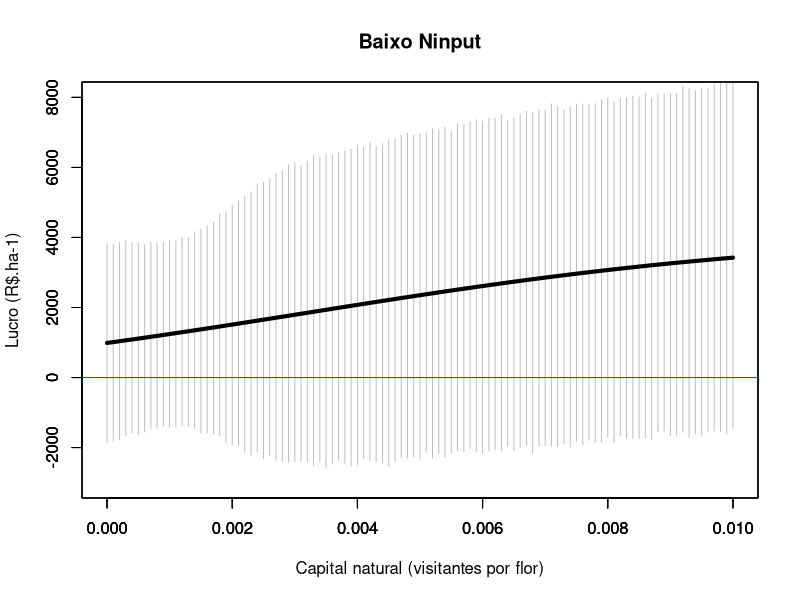
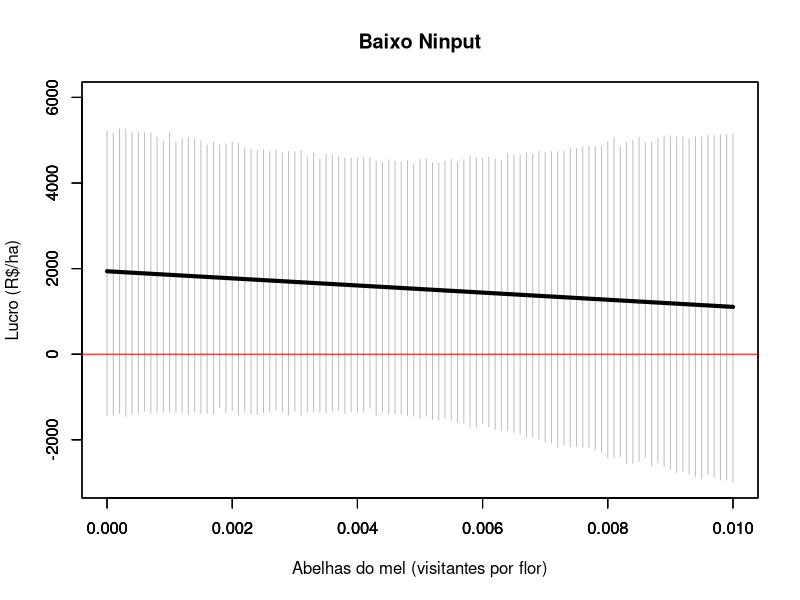
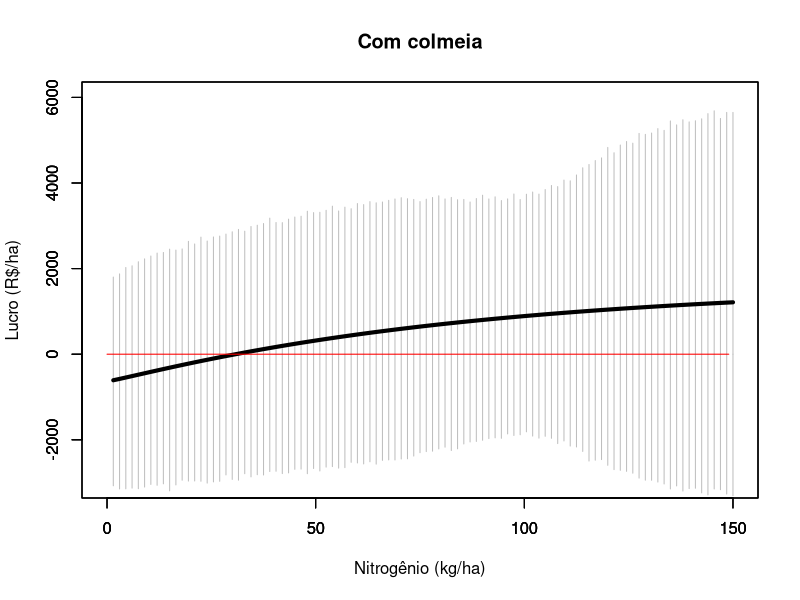

Reproduce these figures in R, in order.
#Contém o modelo conceitual de avaliação econômica da polinização agrícola automatizado. 
#O arquivo deve ser usado no programa R.

#A aplicação do modelo consiste em 4 etapas:
#1ª: inserir os coeficientes dos modelos estatístico da produtividade e da qualidade do produto;
#2º: inserir os dados de custo de produção e dos preços;
#3º: montar as equações de produtividade, qualidade, custo de produção, receita e lucro;
#4º: Simulação dos cenários das projeções do lucro em relação às práticas de manejo (gráficos).

#Para replicar o modelo sem alterar as variáveis de manejo, 
#basta adaptar os valores dos coeficientes (1ª etapa) e dos dados de custo de produção e de preços (2ª etapa)
#Para acrescentar novas variáveis de manejo agrícola (convencional e de polinizadores), 
#terá que adaptar todas as etapas, acrescentando as novas variáveis onde for necessário. 


#Primeira etapa: Inserir os coeficientes das seguintes equações:
#1. Modelo de produtividade;
#2. Modelo de baixa qualidade;
#3. Modelo de alta qualidade. 

#########################
#MODELO DA PRODUTIVIDADE#
#########################

# Este modelo indica o quanto a média da produtividade por flor (g/flor) é afetada por:
# 1. prática de fertilizante (kg de nitrogênio por hectare);
# 2. prática de manejo de abelhas (densidade de abelha do mel - visitantes por flor);
# 3. prática do capital natural (densidade de polinizadores nativos - visitantes por flor);
# 4. e as interações entre essas três práticas. 

#intercepto: produtividade média (g/flow) obtida sem as práticas de manejo consideradas neste estudo. 
#desvio padrão: obtido pela multiplicação entre o erro padrão e a raiz quadrada do grau de liberdade dos resíduos. 
baseY= -7.4024
baseYsd= 2.1232*sqrt(26) 
#fertilizante: efeito do nitrogênio (kg/ha) na produtividade (g/flor). 
#   Nessa variável foi usada a transformação logarítmica. 
#   Em seguida, inserir o erro padrão e o grau de liberdade do resíduo para calcular o desvio padrão. 
eN=1.6145 
eNsd= 0.4663*sqrt(26)
#manejo de abelhas: o efeito da densidade de abelhas do mel (visitantes por flor) na produtividade (g/flor). 
#   Em seguida, inserir o erro padrão e o grau de liberdade do resíduo para calcular o desvio padrão.
eMB=-37.1699
eMBsd=29.1504*sqrt(26)
#capital natural: o efeito da densidade de polinizadores nativos (visitantes por flor) na produtividade (g/flor). 
#   Em seguida, inserir o erro padrão e o grau de liberdade do resíduo para calcular o desvio padrão.
eNC = 2420.3289
eNCsd=1357.9591*sqrt(26) 
#(fertilizante)*(manejo de abelhas): efeito da interação entre nitrogênio (fertilizante) e o manejo de abelha (densidade)
#   na produtividade (g/flor).
#   Em seguida, inserir o erro padrão e o grau de liberdade do resíduo para calcular o desvio padrão. 
iN_MB=0 
iN_MBsd=0
#(fertilizante)*(capital natural): efeito da interação entre nitrogênio (fertilizante) e o capital natural (densidade)
#   na produtividade (g/flor).
#   Em seguida, inserir o erro padrão e o grau de liberdade do resíduo para calcular o desvio padrão. 
iN_NC=-530.7988
iN_NCsd=300.6824*sqrt(26)
#(manejo de abelha)*(capital natural): efeito da interação entre manejo de abelha (densidade) e o capital natural (densidade)
#   na produtividade (g/flor).
#   Em seguida, inserir o erro padrão e o grau de liberdade do resíduo para calcular o desvio padrão. 
iNC_MB=0
iNC_MBsd=0



###########################
#MODELO DA BAIXA QUALIDADE#
###########################

# Este modelo indica o quanto a probabilidade de um feijão ser considerado de baixa qualidade é afetada por:
# 1. prática de fertilizante (kg de nitrogênio por hectare);
# 2. prática de manejo de abelhas (densidade de abelha do mel - visitantes por flor);
# 3. prática do capital natural (riqueza de polinizadores nativos - nº de espécies por flor);
# 4. e as interações entre essas três práticas.

#O primeiro valor se refere ao coeficiente de cada variável explicativa do modelo. 
#O segundo valor se refere ao desvio padrão calculado com base no erro padrão e no grau de liberdade do resíduo. 

#intercepto: probabilidade média obtida sem o efeito das práticas de manejo conisderadas no estudo. 
baseQl=6.403e-01
baseQlsd=3.520*sqrt(26)
#fertilizante: efeito do nitroênio (kg/ha) na probabilidade de ocorrência da baixa qualidade.
eqlN=-5.795e-02 
eqlNsd=2.919e-02*sqrt(26)
#manejo de abelha: efeito da densidade de abelhas (visitantes por flor) na probabilidade de ocorrência da baixa qualidade.  
eqlMB=5.717e+03
eqlMBsd=1.654e+03*sqrt(26)
#capital natural: efeito da riqueza de polinizadores nativos (nª de espécies por flor) na probabilidade de ocorrência da baixa qualidade. 
eqlNC=-6.599e+03 
eqlNCsd=2.299e+03*sqrt(26)
#(fertilizante)*(manejo de abelhas): efeito da interação entre nitrogênio (kg/ha) e o manejo de abelha (densidade) na probabilidade de baixa qualidade.
iqlN_MB=5.362e+01 
iqlN_MBsd=1.615e+01
#(fertilizante)*(capital natural): efeito da interação entre nitrogênio (kg/ha) e o capital natural (riqueza) na probabilidade de baixa qualidade.
iqlN_NC=7.342e+01
iqlN_NCsd=2.476e+01*sqrt(26)
#(manejo de abelhas)*(capital natural): efeito da interação entre abelha do mel (densidade) e o capital natural (riqueza) na probabilidade de baixa qualidade.
iqlNC_MB=-3.906e+05
iqlNC_MBsd=2.166e+05*sqrt(26)

##########################
#MODELO DA ALTA QUALIDADE#
##########################

# Este modelo indica o quanto a probabilidade de um feijão ser considerado de alta qualidade é afetada por:
# 1. prática de fertilizante (kg de nitrogênio por hectare);
# 2. prática de manejo de abelhas (densidade de abelha do mel - visitantes por flor);
# 3. prática do capital natural (densidade de polinizadores nativos - visitantes por flor);
# 4. e as interações entre essas três práticas. 

#O primeiro valor se refere ao coeficiente de cada variável explicativa do modelo. 
#O segundo valor se refere ao desvio padrão calculado com base no erro padrão e no grau de liberdade do resíduo. 


#intercepto: probabilidade obtida sem o efeito das práticas de manejo conisderadas no estudo. 
baseQh=-4.247e+00
baseQhsd=2.412*sqrt(26)
#fertilizante: efeito do nitroênio (kg/ha) na probabilidade de ocorrência da alta qualidade.
eqhN=2.783e-02
eqhNsd=2.290e-02*sqrt(26)
#manejo de abelha: efeito da densidade de abelhas (visitantes por flor) na probabilidade de ocorrência da alta qualidade.  
eqhMB=-1.020e+03
eqhMBsd=3.500e+02*sqrt(26)
#capital natural: efeito da densidade de polinizadores nativos (visitantes por flor) na probabilidade de ocorrência da alta qualidade. 
eqhNC=5.094e+03
eqhNCsd=6.598e+02*sqrt(26)
#(fertilizante)*(manejo de abelhas): efeito da interação entre nitrogênio (kg/ha) e o manejo de abelha (densidade) na probabilidade de alta qualidade.
iqhN_MB=1.156e+01 
iqhN_MBsd=3.363*sqrt(26)
#(fertilizante)*(capital natural): efeito da interação entre nitrogênio (kg/ha) e o capital natural (riqueza) na probabilidade de alta qualidade.
iqhN_NC=-5.538e+01
iqhN_NCsd=7.208*sqrt(26)
#(manejo de abelhas)*(capital natural): efeito da interação entre abelha do mel (densidade) e o capital natural (riqueza) na probabilidade de alta qualidade.
iqhNC_MB=0
iqhNC_MBsd=0



#SEGUNDA ETAPA: Inserir os dados dos custos de produção e dos preços  

#Custo associado com a aplicação de pesticida (R$/ha).
Cpest=0 
#Custo associado com a aplicação de fertilizante (R$/kg).
#O custo do fertilizante foi baseado no custo do nitrogênio contido na ureia. 
#1 kg de ureia custa R$ 1,56 e contém 0.4 kg de nitrogênio, logo, 1kg de nitrogênio custa R$3.54.
Cfert=3.54
#Custo associado com o manejo de abelhas.
#O custo está associado ao valor do investimento para atingir uma dada densidade de abelha do mel (visitantes por flor). 
#O aluguel de uma colmeia é de R$350,00 e oferece 333 abelhas por hectare. 
#Cada hectare tem em média 38900 flores (durante o pico da floração) (calculado com base em uma área de 50m2 em cada local de amostragem).
#Assim, cada colmeia permite um aumento de densidade de 0.0086 abelhas do mel por flor. 
#Portanto, o custo para se ter 1 abelha do mel por flor é de R$40800 por hectare por mês (350/(333/38900)).
#Este valor será multiplicado pela densidade que se busca atingir.
#Por exemplo, considerando uma densidade de 0.01 visitantes por flor, o custo do manejo de abelha será de R$408/mês (40800*0.01).
#Assumi-se que os produtores aluguarão as colmeias por 1 mes (período da floração).
Cmb=40800
#Custo associado com o manejo do capital natural (R$/ha).
Cnc=0
#Outros custos fixos (R$/ha).
Cother=229
#Custo variável (R$ por kg produzido) 
VC=0.83
#Preços associados a cada categoria de qualidade do produto (R$)
PriceHQ=2.25 # para alta qualidade
PriceMQ=2 # para média qualidade
PriceLQ=1.75 # para baixa qualidade




#TERCEIRA ETAPA: Montagem das equações
#Para as equações, deve-se monstar considerando os códigos dos coeficientes inseridos nas duas primeiras etapas. 

##EQUAÇÃO DA PRODUTIVIDADE

Yield_function = function(NC, MB, N){
  
  #Efeito do capital natural (NC), do manejo de abelhas (MB) e do fertilizante (N) sobre a produtividade (Yo)
  #O modelo de produtividade foi obtido com a transformação logit em (Y/(2-Y)), pois se trata de uma variável sigmóide (formato em s)
  #Para estimat a produtividade é preciso fazer a transoformação reversa, logo Yo=(2/(1/exp(Y)+1))    
        
        Yo=2/ (1/exp(baseY+eN*log(N)+(eMB+iN_MB*log(N)+iNC_MB*NC)*MB+(eNC+iN_NC*log(N))*NC)+1)
        ###Convertendo a estima de g/flor para kg/ha. 
        ### peso por vagem * num flor por m2 /1000(gr para kg)*10000 (m2 para ha); numero vagens médio= 196 (vagens/15*10))
        Y=Yo*196/1000*10000
  return(Y)
}

##EQUAÇÃO DO LUCRO (PF), QUE INCLUI:
    #EQUAÇÃO DA PRODUTIVIDADE;
    #EQUAÇÕES DOS MODELOS DE QUALIDADE;
    #EQUAÇÃO DO CUSTO DE PRODUÇÃO (PC);
    #EQUAÇÃO DA RECEITA (R). 

Pf_function = function(NC, MB, N){
      
        ###EQUAÇÃO DA PRODUTIVIDADE
        #Efeito do capital natural (NC), do manejo de abelhas (MB) e do fertilizante (N) sobre a produtividade (Yo)
        Yo=2/ (1/exp(baseY+eN*log(N)+(eMB+iN_MB*log(N)+iNC_MB*NC)*MB+(eNC+iN_NC*log(N))*NC)+1)
        Y=Yo*196/1000*10000
        
        ###EQUAÇÕES DOS MODELOS DE QUALIDADE
        #Efeito do capital natural (NC), do manejo de abelhas (MB) e do fertilizante (N) 
        #sobre a probabilidade de cada categoria de qualidade
        # ALTA qualidade 
          PHQ=baseQh+(eqhNC+iqhN_NC*N)*NC+eqhN*N+(eqhMB+iqhN_MB*N+iqhNC_MB*NC)*MB
        #Aplicando a transformação reversa no loggit (para modelos que assumem a distribuição binomial)  
          PHQbt=1/(1+1/exp(PHQ))
        #BAIXA qualidade  
          PLQ=baseQl+(eqlNC+iqlN_NC*N)*NC+eqlN*N+(eqlMB+iqlN_MB*N+iqlNC_MB*NC)*MB
        #Aplicando a transformação reversa no loggit (para modelos que assumem a distribuição binomial)  
          PLQbt=1/(1+1/exp(PHQ))    
        #MÉDIA qualidade  
          PMQ=1 - PHQbt-PLQbt 
        
        
        ###EQUAÇÃO DO CUSTO DE PRODUÇÃO (PC)
        FC=Cpest+Cfert*N+Cmb*MB+Cnc*NC+Cother #custo fixo
        VCy= VC*Y  #custo variável
        PC= FC+VCy  #custo total
        
        ###EQUAÇÃO DA RECEITA (R) 
        #R calculada considerndo a produtividade rateada entre as três qualidade do produto 
        #Multiplica pelo preço ajustado pela qualidade. 
        R = PriceLQ*Y*PLQbt+ PriceMQ*Y*PMQ+PriceHQ*Y*PHQbt 
        
        ###EQUAÇÃO DO LUCRO (Pf)
        Pf = R-PC
        return(Pf)
      }
      
#As equações seguintes são usadas para a projeçao do desvio padrão nos gráficos. 
      Pfsd_function = function(NC, MB, N){
        
 
        #formulas SE
        Pfsd_vector=rep(0, length(NC)*length(MB)*length(N))
        for (i in 1:length(N)){
          for (j in 1:length(NC)) {
            for (k in 1:length(MB)){
              
              ###EQUAÇÃO DA PRODUTIVIDADE
              #Efeito do capital natural (NC), do manejo de abelhas (MB) e do fertilizante (N) sobre a produtividade (Yo)
              #Y=baseY+(eNC+iN_NC*log(N[i]))*NC[j]+eN*log(N[i])+(eMB+iN_MB*log(N[i])+iNC_MB*NC[j])*MB[k]
              Yo=2/ (1/exp(baseY+eN*log(N[i])+(eMB+iN_MB*log(N[i])+iNC_MB*NC[j])*MB[k]+(eNC+iN_NC*log(N[i]))*NC[j])+1)
              Y=Yo*196/1000*10000
              
              ###EQUAÇÕES DOS MODELOS DE QUALIDADE
              #Efeito do capital natural (NC), do manejo de abelhas (MB) e do fertilizante (N) 
              #sobre a probabilidade de cada categoria de qualidade 
              # ALTA qualidade
              PHQ=baseQh+(eqhNC+iqhN_NC*N[i])*NC[j]+eqhN*N[i]+(eqhMB+iqhN_MB*N[i]+iqhNC_MB*NC[j])*MB[k]
              #Aplicando a transformação reversa no loggit (para modelos que assumem a distribuição binomial)  
              PHQbt=1/(1+1/exp(PHQ))
              #BAIXA qualidade  
              PLQ=baseQl+(eqlNC+iqlN_NC*N[i])*NC[j]+eqlN*N[i]+(eqlMB+iqlN_MB*N[i]+iqlNC_MB*NC[j])*MB[k]
              #Aplicando a transformação reversa no loggit (para modelos que assumem a distribuição binomial) 
              PLQbt=1/(1+1/exp(PHQ))    
              #MÉDIA qualidade  
              PMQ=1 - PHQbt-PLQbt 
              
              ####CUSTO DE PRODUÇÃO (PC)
              FC=Cpest+Cfert*N[i]+Cmb*MB[k]+Cnc*NC[j]+Cother  
              VCy= VC*Y 
              PC= FC+VCy 
              
              ### RECEITA (R) 
              R = PriceLQ*Y*PLQbt+ PriceMQ*Y*PMQ+PriceHQ*Y*PHQbt 
              
              ###LUCRO (PF)
              Pf = R-PC
              
              
                 
              ###PROJETANDO O DESVIO PADRÃO
              #PRODUTIVIDADE
              Ysdo=2/ (1/exp(rnorm(10000,mean=baseY, sd=baseYsd)+rnorm(10000,mean=eN, sd=eNsd)*log(N[i])+
                            (rnorm(10000,mean=eMB, sd=eMBsd)+rnorm(10000,mean=iN_MB, sd=iN_MBsd)*log(N[i])+
                               rnorm(10000,mean=iNC_MB, sd=iNC_MBsd)*NC[j])*MB[k]+
                            (rnorm(10000,mean=eNC, sd=eNCsd)+rnorm(10000,mean=iN_NC, sd=iN_NCsd)*log(N[i]))*NC[j])+1)
              Ysd=Ysdo*196/1000*10000 #NÚMERO MÉDIO DE FLORES POR HECTARE (196 flores por m2)
              
              #QUALIDADE
              PHQsd=sd(rnorm(10000,mean=baseQh, sd=baseQhsd)+(rnorm(10000,mean=eqhNC, sd=eqhNCsd)+
                                                                rnorm(10000,mean=iqhN_NC, sd=iqhN_NCsd)*N[i])*NC[j]+
                         rnorm(10000,mean=eqhN, sd=eqhNsd)*N[i]+
                         (rnorm(10000,mean=eqhMB, sd=eqhMBsd)+rnorm(10000,mean=iqhN_MB, sd=iqhN_MBsd)*N[i]+
                            rnorm(10000,mean=iqhNC_MB, sd=iqhNC_MBsd)*NC[j])*MB[k])
              
              PHQbt_sd=sd(1/(1+1/exp(rnorm(10000,mean=PHQ, sd=PHQsd))))
              
              
              
              PLQsd=sd(rnorm(10000,mean=baseQl, sd=baseQlsd)+(rnorm(10000,mean=eqlNC, sd=eqlNCsd)+
                                                                rnorm(10000,mean=iqlN_NC, sd=iqlN_NCsd)*N[i])*NC[j]+
                         rnorm(10000,mean=eqlN, sd=eqlNsd)*N[i]+(rnorm(10000,mean=eqlMB, sd=eqlMBsd)+
                                                                rnorm(10000,mean=iqlN_MB, sd=iqlN_MBsd)*N[i]+
                                                                rnorm(10000,mean=iqlNC_MB, sd=iqlNC_MBsd)*NC[j])*MB[k])
              
              PLQbt_sd=sd(1/(1+1/exp(rnorm(10000,mean=PHQ, sd=PHQsd))) )   
              PMQsd=sd(1 - rnorm(10000,mean=PHQbt, sd=PHQbt_sd)-rnorm(10000,mean=PLQbt , sd=PLQbt_sd))
              
              #CUSTO DE PRODUÇÃO (PC)
              FCsd=0
              VCy_sd= sd(VC*rnorm(10000,mean=Y, sd=Ysd) )
              PCsd= sd((FC+VC*rnorm(10000,mean=Y, sd=Ysd))  )
              
              #RECEITA (R)
              Rsd = sd(PriceLQ*rnorm(10000,mean=Y, sd=Ysd)*rnorm(10000,mean=PLQbt, sd=PLQbt_sd)+ 
                         PriceMQ*rnorm(10000,mean=Y, sd=Ysd)*rnorm(10000,mean=PMQ, sd=PMQsd)+
                         PriceHQ*rnorm(10000,mean=Y, sd=Ysd)*rnorm(10000,mean=PHQbt, sd=PHQbt_sd) )
              
              #LUCRO (PF)
              Pfsd = sd(rnorm(10000,mean=R, sd=Rsd)-rnorm(10000,mean=PC, sd=PCsd))
              
              
              if (length(N)>1){Pfsd_vector[i]=Pfsd}
              if (length(NC)>1){Pfsd_vector[j]=Pfsd}
              if (length(MB)>1){Pfsd_vector[k]=Pfsd}
            }}}
        
        Lower_line=Pf-Pfsd_vector
        
        return(Pfsd_vector)
      }
      


#QUARTA ETAPA: Montagem dos gráficos 
#Aqui é possível projetar os gráficos do lucro (R$/ha) associado com o manejo de fertilizantes, de colmeias e de capital natural. 
      par(mfrow=c(1,1))
      
      #GRÁFICO 1 - simula como o lucro varia com o capital natural 
      #Manejo de colmeia:
          #Com manejo de colmeias (0.01 abelha por flor) (MB=0.01);
          #Sem manejo de colmeias (MB=0) 
      #Manejo de fertilizante (N)
          #Uso elevado de nitrogênio (kg/ha) (N=130)
          #Uso reduzido de nitrogênio (kg/ha) (N=60)
      New.function<-function(x){Pf_function(x, MB=0, N=60)}
      New.function_sd<-function(x){Pfsd_function(x, MB=0, N=60)}
      fun_LOWCI <- function(x){
        New.function(x) - 1.96*(New.function_sd(x)/sqrt(26))
      }
      fun_HIGHCI <- function(x){
        New.function(x) + 1.96*(New.function_sd(x)/sqrt(26))
      }
      
      plot(fun_LOWCI,  xlab="", ylab="", main="", xlim=c(0,0.01), ylim=c(-3000,8000), col="grey",type = "h" )
      par(new=TRUE)
      plot(fun_HIGHCI,  xlab="", ylab="", main="", xlim=c(0,0.01), ylim=c(-3000,8000), col="grey",type = "h" )
       par(new=TRUE)
      plot(New.function,  xlab="Capital natural (visitantes por flor)", ylab="Lucro (R$.ha-1)",lwd = 4, main="Baixo Ninput", xlim=c(0,0.01), ylim=c(-3000,8000) )
      x=1:2000/1000-1
      y=0*x
      lines(x,y, col="red")
      
      
      #GRÁFICO 2 - simula como o lucro varia com o manejo de colmeia (densidade de abelhas do mel)
      #Manejo de capital natural (NC):
          #Densidade de polinizadores nativos de 0.001 (NC=0.001)
      #Manejo de fertilizante (N)
          #Uso elevado de nitrogênio (kg/ha) (N=130)
          #Uso reduzido de nitrogênio (kg/ha) (N=60)
      New.function<-function(x){Pf_function(NC=0.001, x, N=130)}
      New.function_sd<-function(x){Pfsd_function(NC=0.001, x, N=130)}
      fun_LOWCI <- function(x){
        New.function(x) - 1.96*(New.function_sd(x)/sqrt(26))
      }
      fun_HIGHCI <- function(x){
        New.function(x) + 1.96*(New.function_sd(x)/sqrt(26))
      }
      
      plot(fun_LOWCI,  xlab="", ylab="", main="", xlim=c(0,0.01), ylim=c(-3000,6000), col="grey",type = "h"  )#, ylim=c(0,1e+05 )
      par(new=TRUE)
      plot(fun_HIGHCI,  xlab="", ylab="", main="", xlim=c(0,0.01), ylim=c(-3000,6000), col="grey",type = "h"  )#, ylim=c(0,1e+05 )
      par(new=TRUE)
      plot(New.function,  xlab="Abelhas do mel (visitantes por flor)", ylab="Lucro (R$/ha)", main="Baixo Ninput" ,lwd = 4, xlim=c(0,0.01), ylim=c(-3000,6000))
      x=1:2000/1000-1
      y=0*x
      lines(x,y, col="red")
      
      #GRÁFICO 3 - simula como o lucro varia com o fertilizante 
      #Manejo de colmeia (MB):
          #Com manejo de colmeias (0.01 abelha por flor) (MB=0.01);
          #Sem manejo de colmeias (MB=0)
      #Manejo de capital natural (NC):
          #Densidade de polinizadores nativos de 0.001 (NC=0.001)
      New.function<-function(x){Pf_function(NC=0.001, MB=0.01, x)}
      New.function_sd<-function(x){Pfsd_function(NC=0.001, MB=0.01, x)}
      fun_LOWCI <- function(x){
        New.function(x) - 1.96*(New.function_sd(x)/sqrt(26))
      }
      fun_HIGHCI <- function(x){
        New.function(x) + 1.96*(New.function_sd(x)/sqrt(26))
      }
      
       plot(fun_LOWCI,  xlab="", ylab="", main="", xlim=c(0,150), ylim=c(-3000,6000), col="grey",type = "h"  )#, ylim=c(0,1e+05 )
      par(new=TRUE)
      plot(fun_HIGHCI,  xlab="", ylab="", main="", xlim=c(0,150), ylim=c(-3000,6000), col="grey",type = "h"  )#, ylim=c(0,1e+05 )
     par(new=TRUE)
      plot(New.function,  xlab="Nitrogênio (kg/ha)", ylab="Lucro (R$/ha)", main="Com colmeia",lwd = 4, xlim=c(0,150), ylim=c(-3000,6000))
      x=1:150-1
      y=0*x
      lines(x,y, col="red")
     
      
